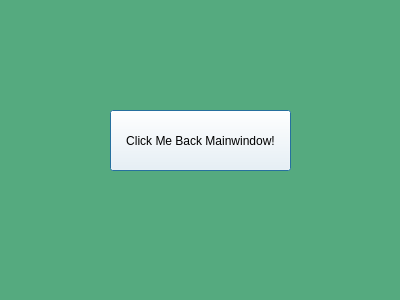
<?xml version="1.0" encoding="UTF-8"?>
<ui version="4.0">
 <class>Dialog</class>
 <widget class="QDialog" name="Dialog">
  <property name="geometry">
   <rect>
    <x>0</x>
    <y>0</y>
    <width>400</width>
    <height>300</height>
   </rect>
  </property>
  <property name="windowTitle">
   <string>Dialog</string>
  </property>
  <property name="styleSheet">
   <string notr="true">color: rgb(70, 255, 153);
background-color: rgb(85, 170, 127);</string>
  </property>
  <widget class="QPushButton" name="button">
   <property name="geometry">
    <rect>
     <x>110</x>
     <y>110</y>
     <width>181</width>
     <height>61</height>
    </rect>
   </property>
   <property name="styleSheet">
    <string notr="true">background-color: rgb(255, 255, 255);
color: rgb(0, 0, 0);</string>
   </property>
   <property name="text">
    <string>Click Me Back Mainwindow!</string>
   </property>
  </widget>
 </widget>
 <resources/>
 <connections/>
</ui>
